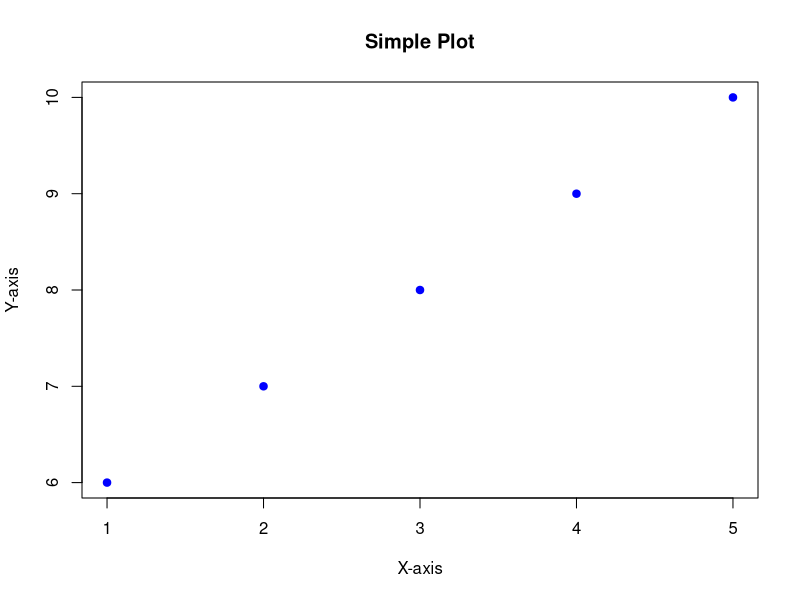

This chart was generated by the following R code:
"Hello World!"
5
10
15 + 20
3111 * 540

name <- "John Doe"
age <- 30
print(paste("Name:", name))
print(paste("Age:", age))

x <- c(1, 2, 3, 4, 5)
y <- c(6, 7, 8, 9, 10)
plot(x, y, main="Simple Plot", xlab="X-axis", ylab="Y-axis", col="blue", pch=19) # nolint
summary(x)
summary(y)